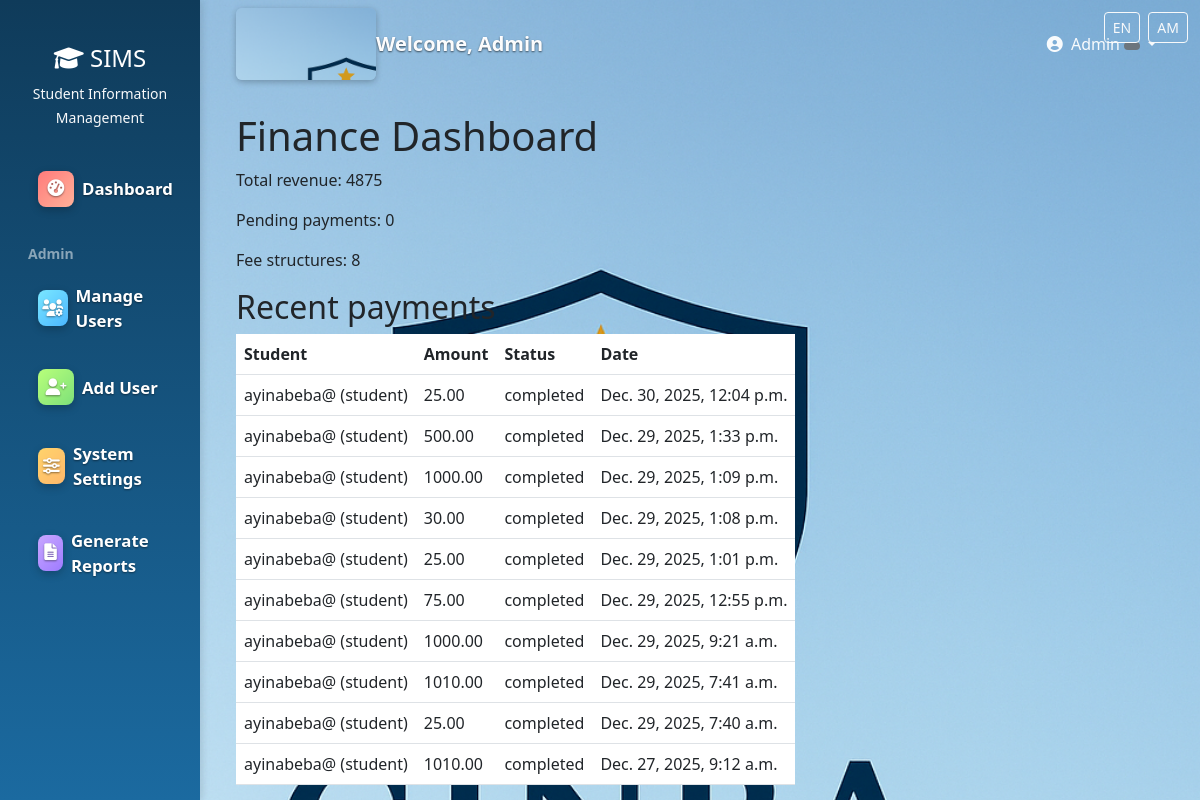
Screenshot of /finance/dashboard/ (signed in) with the database file from the repository.
### users/models.py (models this page shows)
class User(AbstractUser):
    ROLE_CHOICES = (
        ('admin', 'Administrator'),
        ('teacher', 'Teacher'),
        ('student', 'Student'),
        ('registrar', 'Registrar'),
        ('finance', 'Finance Officer'),
        ('parent', 'Parent'),
    )
    role = models.CharField(max_length=20, choices=ROLE_CHOICES)
    phone = models.CharField(max_length=15, blank=True)
    address = models.TextField(blank=True)
    date_of_birth = models.DateField(null=True, blank=True)
    profile_picture = models.ImageField(upload_to='profiles/', null=True, blank=True)
    is_approved = models.BooleanField(default=False)
    created_at = models.DateTimeField(auto_now_add=True)
    def __str__(self):
        return f"{self.username} ({self.role})"

### payments/models.py (models this page shows, shortened)
class Payment(models.Model):
    student = models.ForeignKey(User, on_delete=models.CASCADE, limit_choices_to={'role': 'student'})
    fee_structure = models.ForeignKey(FeeStructure, on_delete=models.CASCADE)
    amount_paid = models.DecimalField(max_digits=10, decimal_places=2)
    payment_date = models.DateTimeField(auto_now_add=True)
    created_at = models.DateTimeField(auto_now_add=True)
    payment_method = models.CharField(max_length=50)
    transaction_id = models.CharField(max_length=100, unique=True)
    STATUS_CHOICES = (
        ('pending', 'Pending'),
        ('completed', 'Completed'),
        ('failed', 'Failed'),
    )
    status = models.CharField(max_length=20, choices=STATUS_CHOICES, default='pending')
    is_cleared = models.BooleanField(default=False)

### users/decorators.py (the view)
        def wrapper(request, *args, **kwargs):
            if request.user.is_authenticated:
                if request.user.role in allowed_roles or request.user.is_superuser:
                    return view_func(request, *args, **kwargs)
            messages.error(request, "You don't have permission to access this page.")
            return redirect('dashboard')

### finance/views.py (called while the page is built)
@finance_required
def finance_dashboard(request):
    total_revenue = Payment.objects.filter(status='completed').aggregate(Sum('amount_paid'))['amount_paid__sum'] or 0
    pending_payments = Payment.objects.filter(status='pending').count()
    total_fee_structures = FeeStructure.objects.filter(is_active=True).count()
    recent_payments = Payment.objects.select_related('student', 'fee_structure').order_by('-payment_date')[:10]
    context = {
        'total_revenue': total_revenue,
        'pending_payments': pending_payments,
        'total_fee_structures': total_fee_structures,
        'recent_payments': recent_payments,
    }
    return render(request, 'finance/finance_dashboard.html', context)

### finance/templates/finance/finance_dashboard.html (shortened to what this page needs)
{% extends 'base.html' %}
{% block content %}
<h1>Finance Dashboard</h1>
<div>
  <p>Total revenue: {{ total_revenue }}</p>
  <p>Pending payments: {{ pending_payments }}</p>
  <p>Fee structures: {{ total_fee_structures }}</p>
</div>
<h2>Recent payments</h2>
<table class="table">
  <thead><tr><th>Student</th><th>Amount</th><th>Status</th><th>Date</th></tr></thead>
  <tbody>
  {% for p in recent_payments %}
    <tr>
      <td>{{ p.student }}</td>
      <td>{{ p.amount_paid }}</td>
      <td>{{ p.status }}</td>
      <td>{{ p.payment_date }}</td>
    </tr>
  {% empty %}
    <tr><td colspan="4">No recent payments</td></tr>
  {% endfor %}
  </tbody>
</table>
{% endblock %}

### templates/base.html (shortened to what this page needs)
<!DOCTYPE html>
{% load i18n %}
<html lang="{{ LANGUAGE_CODE|default:'en' }}">
  <head>
    {% load static %}
    <link
      href="https://cdn.jsdelivr.net/npm/bootstrap@5.3.0/dist/css/bootstrap.min.css"
      rel="stylesheet"
    />
    <link
      href="https://cdnjs.cloudflare.com/ajax/libs/font-awesome/6.0.0/css/all.min.css"
      rel="stylesheet"
    />
  </head>
  <body>
    <div style="position:fixed;right:12px;top:12px;z-index:1050">
      <form id="lang-form" action="/i18n/setlang/" method="post" style="display:inline">
        <button name="language" value="en" class="btn btn-sm btn-outline-light me-1" type="submit">EN</button>
        <button name="language" value="am" class="btn btn-sm btn-outline-light" type="submit">AM</button>
      </form>
    </div>
    {% if user.is_authenticated %}
    <div class="container-fluid">
      <div class="row">
        <nav class="col-md-3 col-lg-2 d-none d-md-block sidebar">
          <div class="position-sticky pt-4">
            <div class="text-center mb-4">
              <h4 class="text-white">
                <i class="fas fa-graduation-cap"></i> SIMS
              </h4>
              <small class="text-light">Student Information Management</small>
            </div>
            <ul class="nav flex-column">
              <li class="nav-item">
                <a
                  class="nav-link {% if request.resolver_match.url_name == 'dashboard' %}active{% endif %}"
                  href="{% url 'dashboard' %}"
                >
                  <i class="fas fa-tachometer-alt me-2"></i>Dashboard
                </a>
              </li>
              {% if user.is_superuser or user.is_staff or user.role == 'admin' %}
              <li class="nav-item mt-3">
                <strong class="text-white-50 ps-3 small">{% trans "Admin" %}</strong>
              </li>
              {% url 'manage_users' as manage_users_url %}
              {% if manage_users_url %}
              <li class="nav-item">
                <a class="nav-link" href="{{ manage_users_url }}">
                  <i class="fas fa-users-cog me-2"></i>
                  <span data-i18n="SIDEBAR_MANAGE_USERS">{% trans "Manage Users" %}</span>
                </a>
              </li>
              {% endif %}
              {% url 'add_user' as add_user_url %}
              {% if add_user_url %}
              <li class="nav-item">
                <a class="nav-link" href="{{ add_user_url }}">
                  <i class="fas fa-user-plus me-2"></i>
                  <span data-i18n="SIDEBAR_ADD_USER">{% trans "Add User" %}</span>
                </a>
              </li>
              {% endif %}
              {% url 'system_settings' as system_settings_url %}
              {% if system_settings_url %}
              <li class="nav-item">
                <a class="nav-link" href="{{ system_settings_url }}">
                  <i class="fas fa-sliders-h me-2"></i>
                  <span data-i18n="SIDEBAR_SYSTEM_SETTINGS">{% trans "System Settings" %}</span>
                </a>
              </li>
              {% endif %}
              {% url 'generate_reports' as generate_reports_url %}
              {% if generate_reports_url %}
              <li class="nav-item">
                <a class="nav-link" href="{{ generate_reports_url }}">
                  <i class="fas fa-file-alt me-2"></i>
                  <span data-i18n="SIDEBAR_GENERATE_REPORTS">{% trans "Generate Reports" %}</span>
                </a>
              </li>
              {% endif %}
              {% url 'post_announcements' as post_announcements_url %}
              {% endif %}
            </ul>
          </div>
        </nav>
        <main class="col-md-9 ms-sm-auto col-lg-10 px-md-4 main-content">
          <nav
            class="navbar navbar-expand-lg navbar-light bg-white shadow-sm mb-4"
          >
            <div class="container-fluid">
              <span class="site-logo" aria-hidden="true"></span>
              <span class="navbar-brand">Welcome, {{ user.get_full_name|default:user.username }}</span>
              <div class="navbar-nav ms-auto">
                <div class="nav-item dropdown">
                  <a
                    class="nav-link dropdown-toggle"
                    href="#"
                    id="navbarDropdown"
                    role="button"
                    data-bs-toggle="dropdown"
                  >
                    <i class="fas fa-user-circle me-1"></i> {{ user.username }}
                    <span
                      class="badge bg-{% if user.role == 'admin' %}danger{% elif user.role == 'teacher' %}info{% elif user.role == 'student' %}success{% elif user.role == 'parent' %}warning{% else %}secondary{% endif %}"
                    >
                    </span>
                  </a>
                </div>
              </div>
            </div>
          </nav>
          <div class="container-fluid">{% block content %}{% endblock %}</div>
        </main>
      </div>
    </div>
    {% endif %}
  </body>
</html>

### rows the page displays
User: get_full_name "Admin", username "Admin"
Payment: student "ayinabeba@ (student)", amount_paid "25.00", status "completed", payment_date "Dec. 30, 2025, 12:04 p.m."
Payment: student "ayinabeba@ (student)", amount_paid "500.00", status "completed", payment_date "Dec. 29, 2025, 1:33 p.m."
Payment: student "ayinabeba@ (student)", amount_paid "1000.00", status "completed", payment_date "Dec. 29, 2025, 1:09 p.m."
Payment: student "ayinabeba@ (student)", amount_paid "30.00", status "completed", payment_date "Dec. 29, 2025, 1:08 p.m."
Payment: student "ayinabeba@ (student)", amount_paid "25.00", status "completed", payment_date "Dec. 29, 2025, 1:01 p.m."
Payment: student "ayinabeba@ (student)", amount_paid "75.00", status "completed", payment_date "Dec. 29, 2025, 12:55 p.m."
Payment: student "ayinabeba@ (student)", amount_paid "1000.00", status "completed", payment_date "Dec. 29, 2025, 9:21 a.m."
Payment: student "ayinabeba@ (student)", amount_paid "1010.00", status "completed", payment_date "Dec. 29, 2025, 7:41 a.m."
Payment: student "ayinabeba@ (student)", amount_paid "25.00", status "completed", payment_date "Dec. 29, 2025, 7:40 a.m."
Payment: student "ayinabeba@ (student)", amount_paid "1010.00", status "completed", payment_date "Dec. 27, 2025, 9:12 a.m."

### other values shown
{{ total_revenue }} "4875"
{{ pending_payments }} "0"
{{ total_fee_structures }} "8"
